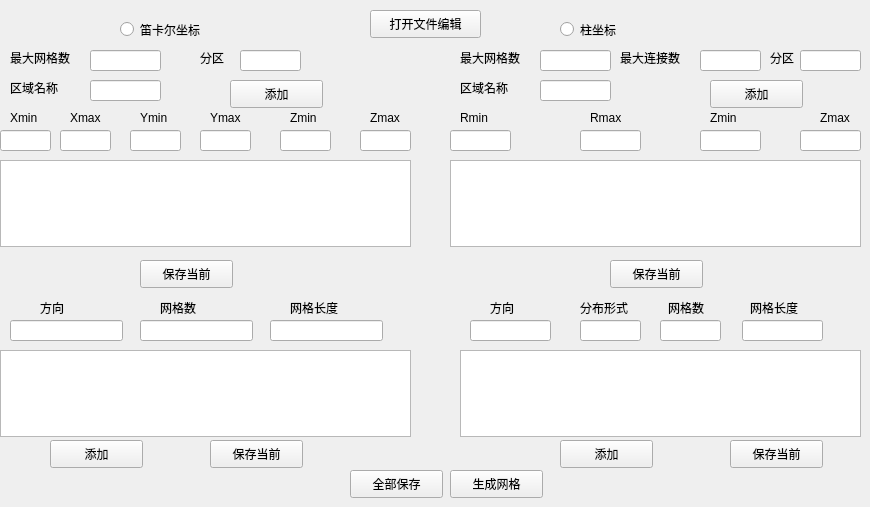
      <widget class="QWidget" name="tab_6">
       <attribute name="title">
        <string>网格设计</string>
       </attribute>
       <widget class="QPushButton" name="pushButton_3">
        <property name="geometry">
         <rect>
          <x>370</x>
          <y>10</y>
          <width>111</width>
          <height>28</height>
         </rect>
        </property>
        <property name="text">
         <string>打开文件编辑</string>
        </property>
       </widget>
       <widget class="QRadioButton" name="radioButton">
        <property name="geometry">
         <rect>
          <x>120</x>
          <y>20</y>
          <width>115</width>
          <height>19</height>
         </rect>
        </property>
        <property name="text">
         <string>笛卡尔坐标</string>
        </property>
       </widget>
       <widget class="QRadioButton" name="radioButton_2">
        <property name="geometry">
         <rect>
          <x>560</x>
          <y>20</y>
          <width>115</width>
          <height>19</height>
         </rect>
        </property>
        <property name="text">
         <string>柱坐标</string>
        </property>
       </widget>
       <widget class="QLabel" name="label_14">
        <property name="geometry">
         <rect>
          <x>10</x>
          <y>50</y>
          <width>81</width>
          <height>16</height>
         </rect>
        </property>
        <property name="text">
         <string>最大网格数</string>
        </property>
       </widget>
       <widget class="QLineEdit" name="lineEdit_8">
        <property name="geometry">
         <rect>
          <x>90</x>
          <y>50</y>
          <width>71</width>
          <height>21</height>
         </rect>
        </property>
       </widget>
       <widget class="QLabel" name="label_16">
        <property name="geometry">
         <rect>
          <x>200</x>
          <y>50</y>
          <width>31</width>
          <height>16</height>
         </rect>
        </property>
        <property name="text">
         <string>分区</string>
        </property>
       </widget>
       <widget class="QLineEdit" name="lineEdit_10">
        <property name="geometry">
         <rect>
          <x>240</x>
          <y>50</y>
          <width>61</width>
          <height>21</height>
         </rect>
        </property>
       </widget>
       <widget class="QLabel" name="label_17">
        <property name="geometry">
         <rect>
          <x>10</x>
          <y>80</y>
          <width>61</width>
          <height>16</height>
         </rect>
        </property>
        <property name="text">
         <string>区域名称</string>
        </property>
       </widget>
       <widget class="QLineEdit" name="lineEdit_11">
        <property name="geometry">
         <rect>
          <x>90</x>
          <y>80</y>
          <width>71</width>
          <height>21</height>
         </rect>
        </property>
       </widget>
       <widget class="QLabel" name="label_18">
        <property name="geometry">
         <rect>
          <x>10</x>
          <y>110</y>
          <width>31</width>
          <height>16</height>
         </rect>
        </property>
        <property name="text">
         <string>Xmin</string>
        </property>
       </widget>
       <widget class="QLabel" name="label_19">
        <property name="geometry">
         <rect>
          <x>70</x>
          <y>110</y>
          <width>41</width>
          <height>16</height>
         </rect>
        </property>
        <property name="text">
         <string>Xmax</string>
        </property>
       </widget>
       <widget class="QLabel" name="label_20">
        <property name="geometry">
         <rect>
          <x>140</x>
          <y>110</y>
          <width>41</width>
          <height>16</height>
         </rect>
        </property>
        <property name="text">
         <string>Ymin</string>
        </property>
       </widget>
       <widget class="QLabel" name="label_21">
        <property name="geometry">
         <rect>
          <x>210</x>
          <y>110</y>
          <width>41</width>
          <height>16</height>
         </rect>
        </property>
        <property name="text">
         <string>Ymax</string>
        </property>
       </widget>
       <widget class="QLabel" name="label_22">
        <property name="geometry">
         <rect>
          <x>290</x>
          <y>110</y>
          <width>41</width>
          <height>16</height>
         </rect>
        </property>
        <property name="text">
         <string>Zmin</string>
        </property>
       </widget>
       <widget class="QLabel" name="label_23">
        <property name="geometry">
         <rect>
          <x>370</x>
          <y>110</y>
          <width>41</width>
          <height>16</height>
         </rect>
        </property>
        <property name="text">
         <string>Zmax</string>
        </property>
       </widget>
       <widget class="QLineEdit" name="lineEdit_12">
        <property name="geometry">
         <rect>
          <x>0</x>
          <y>130</y>
          <width>51</width>
          <height>21</height>
         </rect>
        </property>
       </widget>
       <widget class="QLineEdit" name="lineEdit_13">
        <property name="geometry">
         <rect>
          <x>60</x>
          <y>130</y>
          <width>51</width>
          <height>21</height>
         </rect>
        </property>
       </widget>
       <widget class="QLineEdit" name="lineEdit_14">
        <property name="geometry">
         <rect>
          <x>130</x>
          <y>130</y>
          <width>51</width>
          <height>21</height>
         </rect>
        </property>
       </widget>
       <widget class="QLineEdit" name="lineEdit_15">
        <property name="geometry">
         <rect>
          <x>200</x>
          <y>130</y>
          <width>51</width>
          <height>21</height>
         </rect>
        </property>
       </widget>
       <widget class="QLineEdit" name="lineEdit_16">
        <property name="geometry">
         <rect>
          <x>280</x>
          <y>130</y>
          <width>51</width>
          <height>21</height>
         </rect>
        </property>
       </widget>
       <widget class="QLineEdit" name="lineEdit_17">
        <property name="geometry">
         <rect>
          <x>360</x>
          <y>130</y>
          <width>51</width>
          <height>21</height>
         </rect>
        </property>
       </widget>
       <widget class="QPushButton" name="pushButton_4">
        <property name="geometry">
         <rect>
          <x>230</x>
          <y>80</y>
          <width>93</width>
          <height>28</height>
         </rect>
        </property>
        <property name="text">
         <string>添加</string>
        </property>
       </widget>
       <widget class="QPushButton" name="pushButton_5">
        <property name="geometry">
         <rect>
          <x>140</x>
          <y>260</y>
          <width>93</width>
          <height>28</height>
         </rect>
        </property>
        <property name="text">
         <string>保存当前</string>
        </property>
       </widget>
       <widget class="QLabel" name="label_24">
        <property name="geometry">
         <rect>
          <x>40</x>
          <y>300</y>
          <width>72</width>
          <height>15</height>
         </rect>
        </property>
        <property name="text">
         <string>方向</string>
        </property>
       </widget>
       <widget class="QLabel" name="label_25">
        <property name="geometry">
         <rect>
          <x>160</x>
          <y>300</y>
          <width>72</width>
          <height>15</height>
         </rect>
        </property>
        <property name="text">
         <string>网格数</string>
        </property>
       </widget>
       <widget class="QLabel" name="label_26">
        <property name="geometry">
         <rect>
          <x>290</x>
          <y>300</y>
          <width>72</width>
          <height>15</height>
         </rect>
        </property>
        <property name="text">
         <string>网格长度</string>
        </property>
       </widget>
       <widget class="QLineEdit" name="lineEdit_18">
        <property name="geometry">
         <rect>
          <x>140</x>
          <y>320</y>
          <width>113</width>
          <height>21</height>
         </rect>
        </property>
       </widget>
       <widget class="QLineEdit" name="lineEdit_19">
        <property name="geometry">
         <rect>
          <x>270</x>
          <y>320</y>
          <width>113</width>
          <height>21</height>
         </rect>
        </property>
       </widget>
       <widget class="QPushButton" name="pushButton_6">
        <property name="geometry">
         <rect>
          <x>50</x>
          <y>440</y>
          <width>93</width>
          <height>28</height>
         </rect>
        </property>
        <property name="text">
         <string>添加</string>
        </property>
       </widget>
       <widget class="QPushButton" name="pushButton_7">
        <property name="geometry">
         <rect>
          <x>210</x>
          <y>440</y>
          <width>93</width>
          <height>28</height>
         </rect>
        </property>
        <property name="text">
         <string>保存当前</string>
        </property>
       </widget>
       <widget class="QPushButton" name="pushButton_8">
        <property name="geometry">
         <rect>
          <x>710</x>
          <y>80</y>
          <width>93</width>
          <height>28</height>
         </rect>
        </property>
        <property name="text">
         <string>添加</string>
        </property>
       </widget>
       <widget class="QLineEdit" name="lineEdit_20">
        <property name="geometry">
         <rect>
          <x>800</x>
          <y>50</y>
          <width>61</width>
          <height>21</height>
         </rect>
        </property>
       </widget>
       <widget class="QLabel" name="label_27">
        <property name="geometry">
         <rect>
          <x>460</x>
          <y>110</y>
          <width>41</width>
          <height>16</height>
         </rect>
        </property>
        <property name="text">
         <string>Rmin</string>
        </property>
       </widget>
       <widget class="QLabel" name="label_28">
        <property name="geometry">
         <rect>
          <x>460</x>
          <y>50</y>
          <width>81</width>
          <height>16</height>
         </rect>
        </property>
        <property name="text">
         <string>最大网格数</string>
        </property>
       </widget>
       <widget class="QLineEdit" name="lineEdit_21">
        <property name="geometry">
         <rect>
          <x>540</x>
          <y>80</y>
          <width>71</width>
          <height>21</height>
         </rect>
        </property>
       </widget>
       <widget class="QLabel" name="label_29">
        <property name="geometry">
         <rect>
          <x>590</x>
          <y>110</y>
          <width>41</width>
          <height>16</height>
         </rect>
        </property>
        <property name="text">
         <string>Rmax</string>
        </property>
       </widget>
       <widget class="QLineEdit" name="lineEdit_22">
        <property name="geometry">
         <rect>
          <x>540</x>
          <y>50</y>
          <width>71</width>
          <height>21</height>
         </rect>
        </property>
       </widget>
       <widget class="QLineEdit" name="lineEdit_23">
        <property name="geometry">
         <rect>
          <x>700</x>
          <y>50</y>
          <width>61</width>
          <height>21</height>
         </rect>
        </property>
       </widget>
       <widget class="QLabel" name="label_30">
        <property name="geometry">
         <rect>
          <x>620</x>
          <y>50</y>
          <width>81</width>
          <height>16</height>
         </rect>
        </property>
        <property name="text">
         <string>最大连接数</string>
        </property>
       </widget>
       <widget class="QLineEdit" name="lineEdit_24">
        <property name="geometry">
         <rect>
          <x>580</x>
          <y>130</y>
          <width>61</width>
          <height>21</height>
         </rect>
        </property>
       </widget>
       <widget class="QLineEdit" name="lineEdit_25">
        <property name="geometry">
         <rect>
          <x>450</x>
          <y>130</y>
          <width>61</width>
          <height>21</height>
         </rect>
        </property>
       </widget>
       <widget class="QLineEdit" name="lineEdit_26">
        <property name="geometry">
         <rect>
          <x>700</x>
          <y>130</y>
          <width>61</width>
          <height>21</height>
         </rect>
        </property>
       </widget>
       <widget class="QLabel" name="label_31">
        <property name="geometry">
         <rect>
          <x>710</x>
          <y>110</y>
          <width>41</width>
          <height>16</height>
         </rect>
        </property>
        <property name="text">
         <string>Zmin</string>
        </property>
       </widget>
       <widget class="QLabel" name="label_32">
        <property name="geometry">
         <rect>
          <x>460</x>
          <y>80</y>
          <width>61</width>
          <height>16</height>
         </rect>
        </property>
        <property name="text">
         <string>区域名称</string>
        </property>
       </widget>
       <widget class="QPushButton" name="pushButton_9">
        <property name="geometry">
         <rect>
          <x>610</x>
          <y>260</y>
          <width>93</width>
          <height>28</height>
         </rect>
        </property>
        <property name="text">
         <string>保存当前</string>
        </property>
       </widget>
       <widget class="QLabel" name="label_33">
        <property name="geometry">
         <rect>
          <x>770</x>
          <y>50</y>
          <width>31</width>
          <height>16</height>
         </rect>
        </property>
        <property name="text">
         <string>分区</string>
        </property>
       </widget>
       <widget class="QLabel" name="label_34">
        <property name="geometry">
         <rect>
          <x>820</x>
          <y>110</y>
          <width>41</width>
          <height>16</height>
         </rect>
        </property>
        <property name="text">
         <string>Zmax</string>
        </property>
       </widget>
       <widget class="QLineEdit" name="lineEdit_27">
        <property name="geometry">
         <rect>
          <x>800</x>
          <y>130</y>
          <width>61</width>
          <height>21</height>
         </rect>
        </property>
       </widget>
       <widget class="QLineEdit" name="lineEdit_28">
        <property name="geometry">
         <rect>
          <x>742</x>
          <y>320</y>
          <width>81</width>
          <height>21</height>
         </rect>
        </property>
       </widget>
       <widget class="QPushButton" name="pushButton_10">
        <property name="geometry">
         <rect>
          <x>730</x>
          <y>440</y>
          <width>93</width>
          <height>28</height>
         </rect>
        </property>
        <property name="text">
         <string>保存当前</string>
        </property>
       </widget>
       <widget class="QLineEdit" name="lineEdit_29">
        <property name="geometry">
         <rect>
          <x>660</x>
          <y>320</y>
          <width>61</width>
          <height>21</height>
         </rect>
        </property>
       </widget>
       <widget class="QLabel" name="label_35">
        <property name="geometry">
         <rect>
          <x>490</x>
          <y>300</y>
          <width>72</width>
          <height>15</height>
         </rect>
        </property>
        <property name="text">
         <string>方向</string>
        </property>
       </widget>
       <widget class="QPushButton" name="pushButton_11">
        <property name="geometry">
         <rect>
          <x>560</x>
          <y>440</y>
          <width>93</width>
          <height>28</height>
         </rect>
        </property>
        <property name="text">
         <string>添加</string>
        </property>
       </widget>
       <widget class="QLabel" name="label_36">
        <property name="geometry">
         <rect>
          <x>668</x>
          <y>300</y>
          <width>51</width>
          <height>16</height>
         </rect>
        </property>
        <property name="text">
         <string>网格数</string>
        </property>
       </widget>
       <widget class="QLabel" name="label_37">
        <property name="geometry">
         <rect>
          <x>750</x>
          <y>300</y>
          <width>72</width>
          <height>15</height>
         </rect>
        </property>
        <property name="text">
         <string>网格长度</string>
        </property>
       </widget>
       <widget class="QLabel" name="label_38">
        <property name="geometry">
         <rect>
          <x>580</x>
          <y>300</y>
          <width>61</width>
          <height>16</height>
         </rect>
        </property>
        <property name="text">
         <string>分布形式</string>
        </property>
       </widget>
       <widget class="QLineEdit" name="lineEdit_30">
        <property name="geometry">
         <rect>
          <x>580</x>
          <y>320</y>
          <width>61</width>
          <height>21</height>
         </rect>
        </property>
        <property name="text">
         <string/>
        </property>
       </widget>
       <widget class="QPushButton" name="pushButton_12">
        <property name="geometry">
         <rect>
          <x>350</x>
          <y>470</y>
          <width>93</width>
          <height>28</height>
         </rect>
        </property>
        <property name="text">
         <string>全部保存</string>
        </property>
       </widget>
       <widget class="QPushButton" name="pushButton_25">
        <property name="geometry">
         <rect>
          <x>450</x>
          <y>470</y>
          <width>93</width>
          <height>28</height>
         </rect>
        </property>
        <property name="text">
         <string>生成网格</string>
        </property>
       </widget>
       <widget class="QPlainTextEdit" name="plainTextEdit">
        <property name="geometry">
         <rect>
          <x>0</x>
          <y>160</y>
          <width>411</width>
          <height>87</height>
         </rect>
        </property>
       </widget>
       <widget class="QPlainTextEdit" name="plainTextEdit_2">
        <property name="geometry">
         <rect>
          <x>450</x>
          <y>160</y>
          <width>411</width>
          <height>87</height>
         </rect>
        </property>
       </widget>
       <widget class="QPlainTextEdit" name="plainTextEdit_3">
        <property name="geometry">
         <rect>
          <x>0</x>
          <y>350</y>
          <width>411</width>
          <height>87</height>
         </rect>
        </property>
       </widget>
       <widget class="QPlainTextEdit" name="plainTextEdit_4">
        <property name="geometry">
         <rect>
          <x>460</x>
          <y>350</y>
          <width>401</width>
          <height>87</height>
         </rect>
        </property>
       </widget>
       <widget class="QLineEdit" name="lineEdit_94">
        <property name="geometry">
         <rect>
          <x>10</x>
          <y>320</y>
          <width>113</width>
          <height>21</height>
         </rect>
        </property>
       </widget>
       <widget class="QLineEdit" name="lineEdit_95">
        <property name="geometry">
         <rect>
          <x>470</x>
          <y>320</y>
          <width>81</width>
          <height>21</height>
         </rect>
        </property>
       </widget>
      </widget>
